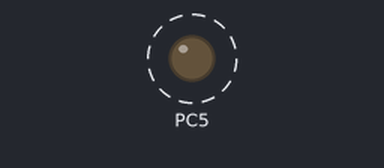
Bench run of a program on a simulated ATmega168, built with avr-gcc and emulated at 1 MHz. On the bench: output pins drawn as LEDs (lit = HIGH). Dashed ring = blinking.

Above: at 0.2 s.
Timing chart, 0 to 3.0 s (numbered marks = the images above):
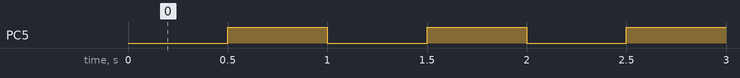

Measured:
- by itself, PC5: alternates HIGH for 0.50 s and LOW for 0.50 s

The program:

main.c
```c
///////////////////////////////////////////////////////////////////////////////
// File Name: Main.c
// Description:
//
///////////////////////////////////////////////////////////////////////////////
#include <avr/io.h>
#include <util/delay.h>

#ifndef F_CPU
#define F_CPU 1000000UL
#endif


//ascii 46 : dit (.)
//ascii 45 : dah (-)
//ascii 32 : space

int main()
{

	DDRC |= (1 << PC5);
	PORTC |= (1 << PC5);
	while (1)
	{
		PORTC ^= (1 << PC5);
		_delay_ms(500);
	}


	return 0;

}
```

MorseAlphabet.h
```c
//-----------------------------------------------------------------------------
// File Name: MorseAlphabet.h
// Description:
//
//-----------------------------------------------------------------------------
#ifndef MORSE_ALPHABET_H
#define MORSE_ALPHABET_H


// ------ Public constants ----------------------------------------------------
const char * MorseAlpha[] =
{
    ".-",	//A
    "-...", //B
    "-.-.", //C
    "-.",	//D
    ".",	//E
    "..-.",	//F
    "--.",	//G
    "....",	//H
    "..",	//I
    ".---",	//J
    "-.-",	//K
    ".-..", //L
    "--",	//M
    "-.",	//N
    "---",	//O
    ".--.",	//P
    "--.-",	//Q
    ".-.",	//R
    "...",	//S
    "-",	//T
    "..-",	//U
    "...-",	//V
    ".--",	//W
    "-..-",	//X
    "-..-",	//Y
    "--..",	//Z
    "-----",	//0
    ".----",	//1
    "..---",	//2
    "...--",	//3
    "....-",	//4
    ".....",	//5
    "-....",	//6
    "--...",	//7
    "---..",	//8
    "----.",	//9
};

// ------ Public function prototypes ------------------------------------------
#endif 
```

MorseTranslator.c
```c
///////////////////////////////////////////////////////////////////////////////
// File Name: MorseAlphabet.c
// Description:
//
///////////////////////////////////////////////////////////////////////////////

#include "MorseAlphabet.h"
#include "MorseTranslator.h"

// ------ Public variable definitions -----------------------------------------
// ------ Private function prototypes -----------------------------------------

// ------ Private constants ---------------------------------------------------
#define ASCII_BASE_NUM 65

// ------ Private variables ---------------------------------------------------

///////////////////////////////////////////////////////////////////////////////
// ------ Function implementations---------------------------------------------
///////////////////////////////////////////////////////////////////////////////


///////////////////////////////////////////////////////////////////////////////
// Function   :
// Description:    Returns a character based on the morse string parameter
// Parameters :    sMorseString - string to translate
///////////////////////////////////////////////////////////////////////////////
char MorseToChar(char *sMorseString)
{
	int i;
	//iterate through each char in morse alphabet
	//if a match
	//return the (char)ASCII_BASE_NUM+i
	//if not, continue
	for (i = 0; i < 26; i++)
	{
		if (strcmp(sMorseString, MorseAlpha[i]) == 0)
		{
			return ((char)65 + i);
		}
	}
	return 's';
}
```

MorseTranslator.h
```c
//-----------------------------------------------------------------------------
// File Name: MorseTranslator.h
// Description: An object that translates messages from readable to morse
//
//-----------------------------------------------------------------------------

#ifndef MORSE_TRANSLATOR_H
#define MORSE_TRANSLATOR_H

// ------ Public constants ------------------------------------

// ------ Public function prototypes --------------------------
char MorseToChar(char *sMorseString);

#endif
```
